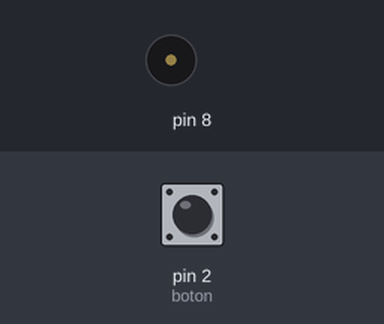
A sketch run on a simulated Arduino Uno, built with avr-gcc and run on an emulated ATmega328P. On the bench: buzzer (waves = sounding). Inputs (shaded band) come from the test bench; at power-on: pin 2 (boton) HIGH.

Above: at 1.2 s.
1.3 s: pin 2 (boton) pulled LOW for 1 s
At 1.42 s:
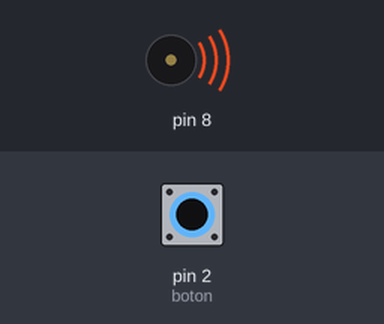
4.3 s: pin 2 (boton) pulled LOW for 3.2 s
At 8.1 s:
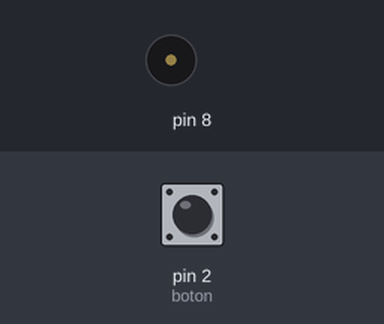
Timing chart, 0 to 9.6 s (numbered marks = the images above; inputs shaded):
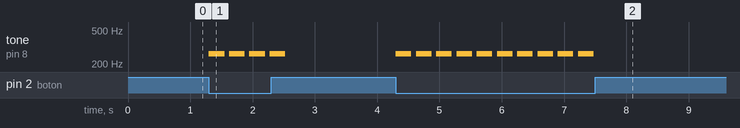

Measured:
- after the input at 1.3 s, tone on pin 8: alternates 262 Hz for 0.25 s and silent for 0.08 s, 8 changes in all, then stays silent, starting at once
- after the input at 4.3 s, tone on pin 8: alternates 262 Hz for 0.25 s and silent for 0.08 s, 20 changes in all, then stays silent, starting at once

The sketch:

_5-BUZZER-SIMPLE.ino
```cpp
//incluimos en nuestro programa una biblioteca externa
#include "NOTAS.h"

int boton =2;
//TIEMPOS 1, 2, 4 ,8
int tiempo = 4;

void setup()
{
  //en el pin 8 tenemos conectada la pata positiva del buzzer
  pinMode(8, OUTPUT);
  pinMode(boton, INPUT_PULLUP);
}

//repetimos la melodia infinitas veces
void loop()
{
  int prendido =  digitalRead(boton);

  if( prendido == LOW)
  {
      int duracion = 1000/tiempo;
      tone(8, DO_4, duracion);
      int silencio = duracion * 1.30;
      delay(silencio);
      noTone(8);
  }
}
```

NOTAS.h
```cpp
/*************************************************
 * Public Constants
 *************************************************/
#define REDONDA  31
#define BLANCA  33
#define NEGRA 35
#define CORCHEA  37


#define SI_0  31
#define DO_1  33
#define DOS_1 35
#define RE_1  37
#define RES_1 39
#define MI_1  41
#define FA_1  44
#define FAS_1 46
#define SOL_1  49
#define SOLS_1 52
#define LA_1  55
#define LAS_1 58
#define SI_1  62
#define DO_2  65
#define DOS_2 69
#define RE_2  73
#define RES_2 78
#define MI_2  82
#define FA_2  87
#define FAS_2 93
#define SOL_2  98
#define SOLS_2 104
#define LA_2  110
#define LAS_2 117
#define SI_2  123
#define DO_3  131
#define DOS_3 139
#define RE_3  147
#define RES_3 156
#define MI_3  165
#define FA_3  175
#define FAS_3 185
#define SOL_3  196
#define SOLS_3 208
#define LA_3  220
#define LAS_3 233
#define SI_3  247
#define DO_4  262
#define DOS_4 277
#define RE_4  294
#define RES_4 311
#define MI_4  330
#define FA_4  349
#define FAS_4 370
#define SOL_4  392
#define SOLS_4 415
#define LA_4  440
#define LAS_4 466
#define SI_4  494
#define DO_5  523
#define DOS_5 554
#define RE_5  587
#define RES_5 622
#define MI_5  659
#define FA_5  698
#define FAS_5 740
#define SOL_5  784
#define SOLS_5 831
#define LA_5  880
#define LAS_5 932
#define SI_5  988
#define DO_6  1047
#define DOS_6 1109
#define RE_6  1175
#define RE_S6 1245
#define MI_6  1319
#define FA_6  1397
#define FAS_6 1480
#define SOL_6  1568
#define SOLS_6 1661
#define LA_6  1760
#define LAS_6 1865
#define SI_6  1976
#define DO_7  2093
#define DOS_7 2217
#define RE_7  2349
#define RES_7 2489
#define MI_7  2637
#define FA_7  2794
#define FAS_7 2960
#define SOL_7  3136
#define SOLS_7 3322
#define LA_7  3520
#define LAS_7 3729
#define SI_7  3951
#define DO_8  4186
#define DOS_8 4435
#define RE_8  4699
#define RES_8 4978
```
